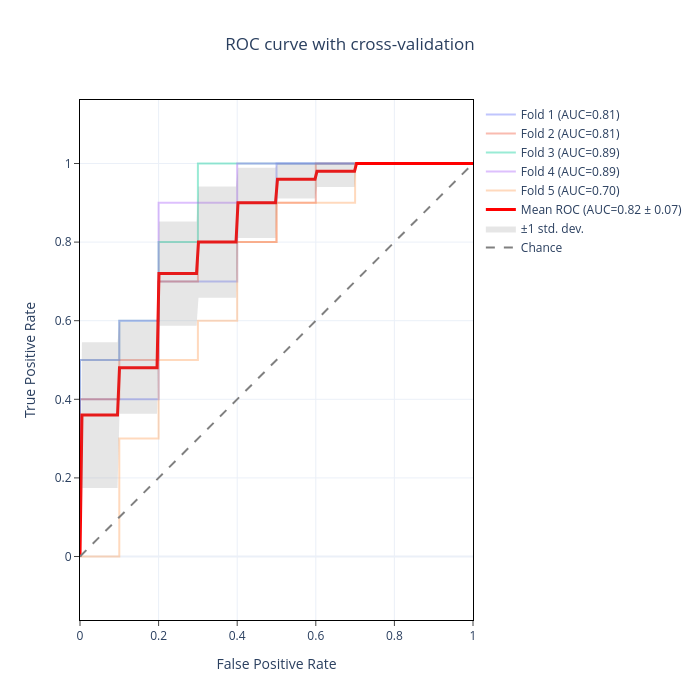

Write notebook code for a chart like this one.
### Code cell
# -----------------------------------------------------------------------------
# 1. Load and preprocess data
# -----------------------------------------------------------------------------
iris = load_iris()
X, y = iris.data, iris.target

# Keep only two classes (binary classification)
mask = y != 2
X, y = X[mask], y[mask]

n_samples, n_features = X.shape

# -----------------------------------------------------------------------------
# 2. Feature augmentation (noise injection for high-dimensional setting)
# -----------------------------------------------------------------------------
rng = np.random.RandomState(0)
noise = rng.randn(n_samples, 300 * n_features)

X = np.concatenate([X, noise], axis=1)

# -----------------------------------------------------------------------------
# 3. Cross-validation setup
# -----------------------------------------------------------------------------
cv = StratifiedKFold(n_splits=5, shuffle=True, random_state=0)

# -----------------------------------------------------------------------------
# 4. Model
# -----------------------------------------------------------------------------
model = SVC(kernel="linear", probability=True, random_state=0)

# -----------------------------------------------------------------------------
# 5. Cross-validated predictions
# -----------------------------------------------------------------------------
y_probs_folds = []
y_true_folds = []

for train_idx, test_idx in cv.split(X, y):
    X_train, X_test = X[train_idx], X[test_idx]
    y_train, y_test = y[train_idx], y[test_idx]

    model.fit(X_train, y_train)

    probs = model.predict_proba(X_test)[:, 1]

    y_probs_folds.append(probs)
    y_true_folds.append(y_test)

# -----------------------------------------------------------------------------
# 6. Evaluation
# -----------------------------------------------------------------------------
plot_roc_curve_with_std(
    y_probs_folds,
    y_true_folds
)

plot_roc_curve_with_std_interactive(
    y_probs_folds,
    y_true_folds
);

### Figure 1 — Plotly figure (JSON) as saved in the notebook; plotly's stock layout.template omitted (floating-point values rounded to 4 significant figures; data arrays with more than 128 entries replaced by an {"elided": "..."} marker saying what was removed)
{"data": [{"mode": "lines", "name": "Fold 1 (AUC=0.81)", "opacity": 0.4, "type": "scatter", "x": [0.0, 0.0, 0.0, 0.2, 0.2, 0.4, 0.4, 0.5, 0.5, 1.0], "y": [0.0, 0.1, 0.4, 0.4, 0.7, 0.7, 0.9, 0.9, 1.0, 1.0]}, {"mode": "lines", "name": "Fold 2 (AUC=0.81)", "opacity": 0.4, "type": "scatter", "x": [0.0, 0.0, 0.0, 0.1, 0.1, 0.2, 0.2, 0.3, 0.3, 0.5, 0.5, 0.6, 0.6, 1.0], "y": [0.0, 0.1, 0.4, 0.4, 0.5, 0.5, 0.7, 0.7, 0.8, 0.8, 0.9, 0.9, 1.0, 1.0]}, {"mode": "lines", "name": "Fold 3 (AUC=0.89)", "opacity": 0.4, "type": "scatter", "x": [0.0, 0.0, 0.0, 0.1, 0.1, 0.2, 0.2, 0.3, 0.3, 1.0], "y": [0.0, 0.1, 0.5, 0.5, 0.6, 0.6, 0.8, 0.8, 1.0, 1.0]}, {"mode": "lines", "name": "Fold 4 (AUC=0.89)", "opacity": 0.4, "type": "scatter", "x": [0.0, 0.0, 0.0, 0.1, 0.1, 0.2, 0.2, 0.4, 0.4, 1.0], "y": [0.0, 0.1, 0.5, 0.5, 0.6, 0.6, 0.9, 0.9, 1.0, 1.0]}, {"mode": "lines", "name": "Fold 5 (AUC=0.70)", "opacity": 0.4, "type": "scatter", "x": [0.0, 0.1, 0.1, 0.2, 0.2, 0.3, 0.3, 0.4, 0.4, 0.5, 0.5, 0.7, 0.7, 1.0], "y": [0.0, 0.0, 0.3, 0.3, 0.5, 0.5, 0.6, 0.6, 0.8, 0.8, 0.9, 0.9, 1.0, 1.0]}, {"line": {"color": "red", "width": 3}, "mode": "lines", "name": "Mean ROC (AUC=0.82 ± 0.07)", "type": "scatter", "x": {"elided": "200 float values"}, "y": {"elided": "200 float values"}}, {"fill": "toself", "fillcolor": "rgba(128,128,128,0.2)", "hoverinfo": "skip", "line": {"color": "rgba(255,255,255,0)"}, "name": "±1 std. dev.", "type": "scatter", "x": {"elided": "400 float values"}, "y": {"elided": "400 float values"}}, {"line": {"color": "gray", "dash": "dash"}, "mode": "lines", "name": "Chance", "type": "scatter", "x": [0, 1], "y": [0, 1]}], "layout": {"height": 700, "legend": {"orientation": "v"}, "title": {"text": "ROC curve with cross-validation", "x": 0.5, "xanchor": "center"}, "width": 700, "xaxis": {"autorange": false, "linecolor": "black", "mirror": true, "range": [0, 1], "scaleanchor": "y", "scaleratio": 1, "showline": true, "ticks": "outside", "title": {"text": "False Positive Rate"}}, "yaxis": {"autorange": false, "linecolor": "black", "mirror": true, "range": [0, 1], "showline": true, "ticks": "outside", "title": {"text": "True Positive Rate"}}}}
